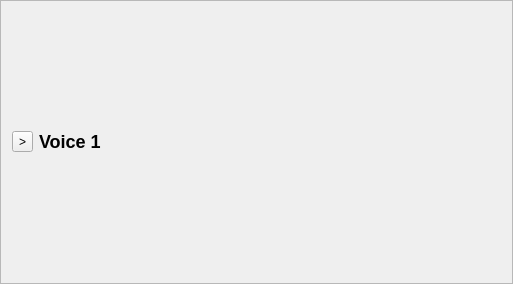
<?xml version="1.0" encoding="UTF-8"?>
<ui version="4.0">
 <class>CollapsableFrame</class>
 <widget class="QFrame" name="CollapsableFrame">
  <property name="geometry">
   <rect>
    <x>0</x>
    <y>0</y>
    <width>513</width>
    <height>284</height>
   </rect>
  </property>
  <property name="windowTitle">
   <string>Frame</string>
  </property>
  <property name="frameShape">
   <enum>QFrame::StyledPanel</enum>
  </property>
  <property name="frameShadow">
   <enum>QFrame::Raised</enum>
  </property>
  <layout class="QVBoxLayout" name="verticalLayout">
   <item>
    <layout class="QHBoxLayout" name="horizontalLayout">
     <item>
      <widget class="QToolButton" name="collapseButton">
       <property name="text">
        <string>&gt;</string>
       </property>
      </widget>
     </item>
     <item>
      <widget class="QLabel" name="label">
       <property name="text">
        <string>&lt;h2&gt;Voice 1&lt;/h2&gt;</string>
       </property>
      </widget>
     </item>
    </layout>
   </item>
  </layout>
 </widget>
 <resources/>
 <connections/>
</ui>
